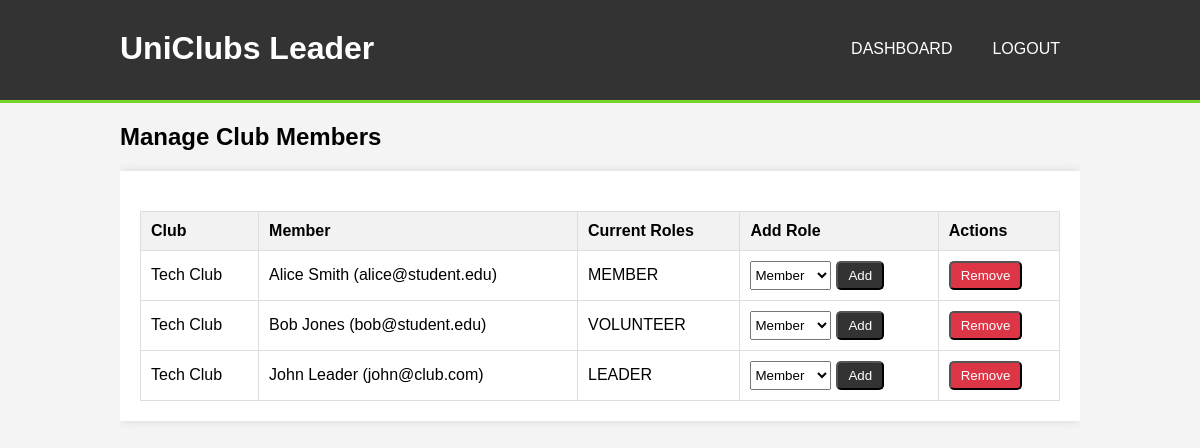
The app's page /club_leader/manage_members.php (signed in) with its own data.
### tables this page shows
CREATE TABLE IF NOT EXISTS club_memberships (
    id INT AUTO_INCREMENT PRIMARY KEY,
    club_id INT NOT NULL,
    user_id INT NOT NULL,
    joined_at TIMESTAMP DEFAULT CURRENT_TIMESTAMP,
    FOREIGN KEY (club_id) REFERENCES clubs(id) ON DELETE CASCADE,
    FOREIGN KEY (user_id) REFERENCES users(id) ON DELETE CASCADE,
    UNIQUE KEY unique_membership (club_id, user_id)
);

CREATE TABLE IF NOT EXISTS clubs (
    id INT AUTO_INCREMENT PRIMARY KEY,
    name VARCHAR(100) NOT NULL UNIQUE,
    description TEXT,
    leader_id INT,  
    created_at TIMESTAMP DEFAULT CURRENT_TIMESTAMP,
    FOREIGN KEY (leader_id) REFERENCES users(id) ON DELETE SET NULL
);

CREATE TABLE IF NOT EXISTS users (
    id INT AUTO_INCREMENT PRIMARY KEY,
    full_name VARCHAR(100) NOT NULL,
    email VARCHAR(100) NOT NULL UNIQUE,
    password VARCHAR(255) NOT NULL,
    role ENUM('ADMIN', 'CLUB_LEADER', 'MEMBER') NOT NULL DEFAULT 'MEMBER',
    created_at TIMESTAMP DEFAULT CURRENT_TIMESTAMP
);

### club_leader/manage_members.php (the view, shortened to what this page needs)
<?php
require_once '../config.php';
$user_id = $_SESSION['user_id'];
$stmt = $pdo->prepare("
    SELECT cm.id as membership_id, c.name as club_name, u.full_name, u.email,
           GROUP_CONCAT(r.role_name SEPARATOR ', ') as roles
    FROM club_memberships cm
    JOIN clubs c ON cm.club_id = c.id
    JOIN users u ON cm.user_id = u.id
    LEFT JOIN club_member_roles r ON cm.id = r.membership_id
    WHERE c.leader_id = ?
    GROUP BY cm.id
    ORDER BY c.name, u.full_name
");
$stmt->execute([$user_id]);
$members = $stmt->fetchAll();
?>
<!DOCTYPE html>
<html lang="en">
<head>
    <link rel="stylesheet" href="../css/style.css">
</head>
<body>
    <header>
        <div class="container">
            <div id="branding">
                <h1>UniClubs Leader</h1>
            </div>
            <nav>
                <ul>
                    <li><a href="dashboard.php">Dashboard</a></li>
                    <li><a href="../logout.php">Logout</a></li>
                </ul>
            </nav>
        </div>
    </header>
    <div class="container">
        <h2>Manage Club Members</h2>
        <div class="card">
            <?php if (empty($members)): ?>
                <p>No members in your clubs yet.</p>
            <?php else: ?>
                <table>
                    <thead>
                        <tr>
                            <th>Club</th>
                            <th>Member</th>
                            <th>Current Roles</th>
                            <th>Add Role</th>
                            <th>Actions</th>
                        </tr>
                    </thead>
                    <tbody>
                        <?php foreach ($members as $m): ?>
                        <tr>
                            <td><?php echo htmlspecialchars($m['club_name']); ?></td>
                            <td><?php echo htmlspecialchars($m['full_name']); ?> (<?php echo htmlspecialchars($m['email']); ?>)</td>
                            <td><?php echo htmlspecialchars($m['roles']); ?></td>
                            <td>
                                <form method="POST" action="" style="display:flex; gap:5px;">
                                    <select name="role_name" required>
                                        <option value="MEMBER">Member</option>
                                    </select>
                                    <button type="submit" name="add_role" class="button" style="padding: 5px 10px;">Add</button>
                                </form>
                            </td>
                            <td>
                                <form method="POST" action="" onsubmit="return confirm('Are you sure you want to remove this member?');">
                                    <button type="submit" name="remove_member" class="button" style="background-color: #dc3545; padding: 5px 10px;">Remove</button>
                                </form>
                            </td>
                        </tr>
                        <?php endforeach; ?>
                    </tbody>
                </table>
            <?php endif; ?>
        </div>
    </div>
</body>
</html>

### css/style.css (style rules this page uses)
body { font-family: Arial, sans-serif; background-color: #f4f4f4; margin: 0; padding: 0; }
.container { width: 80%; margin: auto; overflow: hidden; }
header { background: #333; color: #fff; padding-top: 30px; min-height: 70px; border-bottom: #77d42a 3px solid; }
header a { color: #fff; text-decoration: none; text-transform: uppercase; font-size: 16px; }
header ul { padding: 0; margin: 0; list-style: none; overflow: hidden; }
header li { float: left; display: inline; padding: 0 20px 0 20px; }
header #branding { float: left; }
header #branding h1 { margin: 0; }
header nav { float: right; margin-top: 10px; }
.button { display: inline-block; color: #fff; background: #333; padding: 10px 20px; text-decoration: none; border-radius: 5px; }
table { width: 100%; border-collapse: collapse; margin-top: 20px; }
table, th, td { border: 1px solid #ddd; }
th, td { padding: 10px; text-align: left; }
th { background-color: #f2f2f2; }
.card { background: #fff; padding: 20px; margin-bottom: 20px; box-shadow: 0 0 10px rgba(0,0,0,0.1); }

### records on screen
club_memberships: club.name "Tech Club", user.full_name "Alice Smith", user.email "alice@student.edu", roles "MEMBER"
club_memberships: club.name "Tech Club", user.full_name "Bob Jones", user.email "bob@student.edu", roles "VOLUNTEER"
club_memberships: club.name "Tech Club", user.full_name "John Leader", user.email "john@club.com", roles "LEADER"
